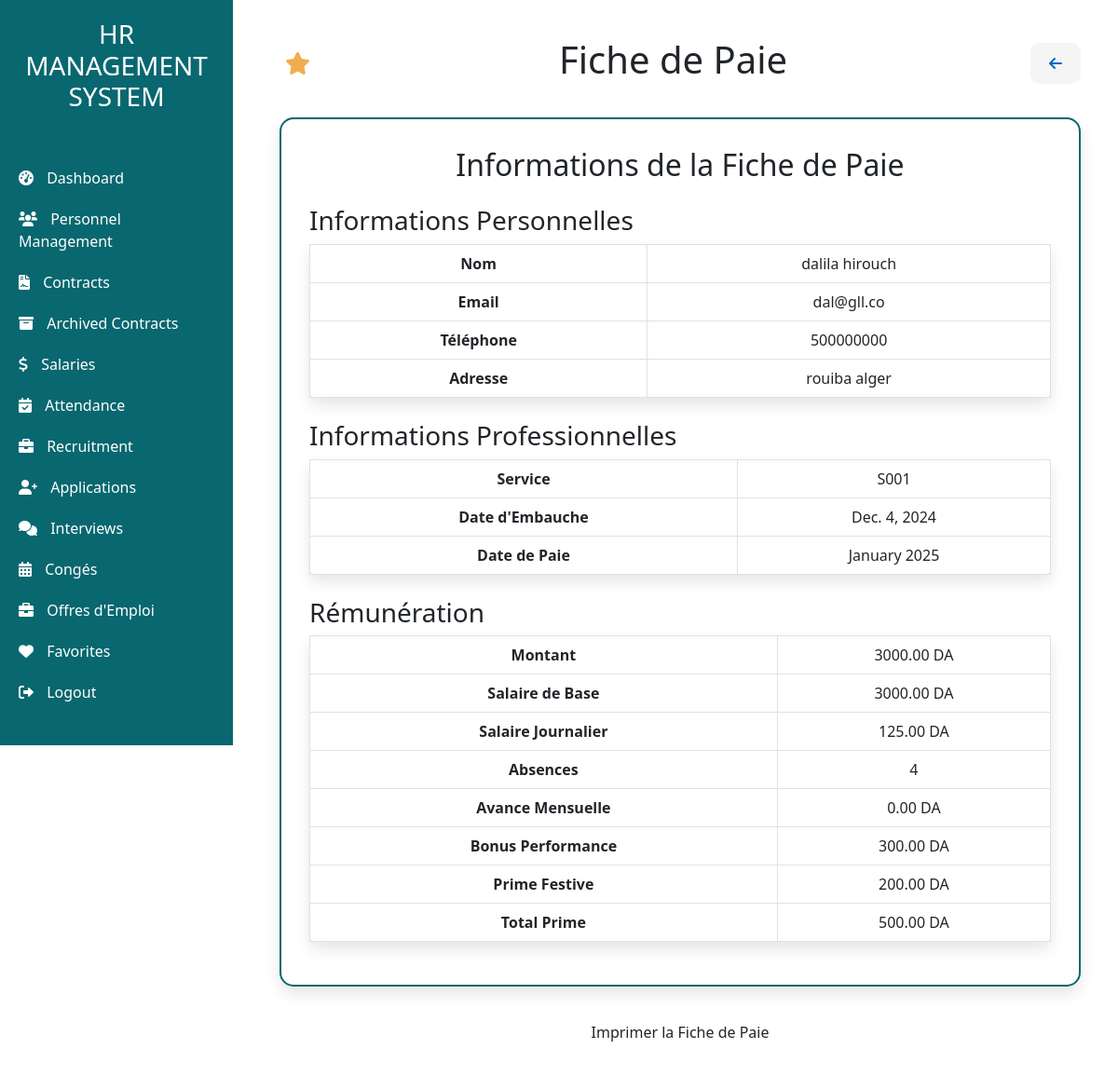
Page /Salaire/Fiche_de_paie/1/2025-01-01 (signed in) on the committed database.
### app/models.py (models this page shows, shortened)
class Personnel(models.Model):
    name = models.CharField(max_length=50)
    Email = models.EmailField(max_length=254)
    phone_validator = RegexValidator(
        regex=r'^(05|06|07)\d{8}$',
        message="Phone number must be 10 digits long and start with 05, 06, or 07."
    )
    Phone = models.CharField(max_length=10, validators=[phone_validator])  # Apply the validator to the Phone field
    date_naissance = models.DateField(null=False)
    GENDER_CHOICES = [
        ('M', 'Male'),
        ('F', 'Female'),
    ]
    gender = models.CharField(max_length=1, choices=GENDER_CHOICES, verbose_name="Gender", default='M')
    Position = models.CharField(max_length=40)
    skills = models.CharField(max_length=254)
    training = models.CharField(max_length=254)
    IdService = models.ForeignKey(Service, on_delete=models.CASCADE)
    hireDate = models.DateField()
    Adresse = models.CharField(max_length=254)
    jours_annuels = models.IntegerField(default=30, verbose_name="Jours de Congé Annuel")  # Default to 30 days

### salaire/models.py (models this page shows, shortened)
class Salaire(models.Model):
    id_salaire = models.AutoField(primary_key=True)
    id_employe = models.ForeignKey(Personnel, on_delete=models.CASCADE)  # Cascade delete when Personnel is deleted
    date_paie = models.DateField()  # The payment date
    montant = models.DecimalField(max_digits=10, decimal_places=2, default=0.00)  # Total salary amount
    salaire_base = models.DecimalField(max_digits=10, decimal_places=2, default=30000.00)  # Base salary
    salaire_jour = models.DecimalField(max_digits=10, decimal_places=2, default=2000.00)  # Daily salary
    absences = models.IntegerField(default=0)  # Number of absences
    massrouf_mensuel = models.DecimalField(max_digits=10, decimal_places=2, default=0.00)  # Monthly advance amount
    prime_performance = models.DecimalField(max_digits=10, decimal_places=2, default=0.00)  # Performance bonus
    prime_festive = models.DecimalField(max_digits=10, decimal_places=2, default=0.00)  # Festive bonus
    prime_total = models.DecimalField(max_digits=10, decimal_places=2, default=0.00)  # Total bonuses
    class Meta:
        constraints = [
            models.UniqueConstraint(
                fields=['id_employe', 'date_paie'],
                name='unique_salaire_per_employee_per_month'
            )
        ]
    def save(self, *args, **kwargs):
        self.date_paie = self.date_paie.replace(day=1)
        self.prime_total = self.prime_performance + self.prime_festive
        absence_penalty = self.absences * self.salaire_jour
        self.montant = (
            self.salaire_base - absence_penalty - self.massrouf_mensuel + self.prime_total
        )
        super().save(*args, **kwargs)

### salaire/views.py (the view)
# urls.py: path('Salaire/Fiche_de_paie/<int:employe>/<str:date>', salaire_views.ajouter_fiche_paie, name='ajouter_fiche_paie'),
@login_required
def ajouter_fiche_paie(request, employe, date):
    calculer_salaire(employe, date)
    salaire = get_object_or_404(Salaire, id_employe=employe, date_paie=date)
    personnel = get_object_or_404(Personnel, id=employe)
    fiche_paie = {**model_to_dict(salaire), **model_to_dict(personnel)}
    return render(request, 'salaire/fiche_paie.html', {'fiche_paie': fiche_paie, 'current_url': request.path.lstrip('/')})

### salaire/views.py (called while the page is built)
def calculer_salaire(personnel, salaire_date):
    salaire = get_object_or_404(Salaire, id_employe=personnel, date_paie=salaire_date)
    salaire.montant = (
        salaire.salaire_base -
        (salaire.absences * salaire.salaire_jour) -
        salaire.massrouf_mensuel +
        salaire.prime_total
    )
    salaire.massrouf_mensuel = 0
    salaire.save()
    return salaire.montant

### salaire/templates/salaire/fiche_paie.html (shortened to what this page needs)
<!DOCTYPE html>
<html lang="en">
<head>
    <link href="https://cdn.jsdelivr.net/npm/bootstrap@5.3.0/dist/css/bootstrap.min.css" rel="stylesheet">
</head>
<body>
    {% extends "base.html" %}
    {% block content %}
    <div class="main-content">
        <div class="d-flex justify-content-between align-items-center mb-4">
            <form method="post" action="{% url 'ajouter_favoris' current_url=current_url %}">
                <button type="submit" class="favorite-btn" title="Add to Favorites">
                    <i class="fas fa-star"></i>
                </button>
            </form>
            <h1>Fiche de Paie</h1>
            <a href="javascript:history.back()" class="go-back-btn" title="Go Back">
                <i class="fas fa-arrow-left"></i>
            </a>
        </div>
        {% if fiche_paie %}
        <div class="frame-container" id="printableArea">
            <h2 class="text-center">Informations de la Fiche de Paie</h2>
            <h3 class="text-start mt-4">Informations Personnelles</h3>
            <table class="table table-bordered">
                <tbody>
                    <tr>
                        <th>Nom</th>
                        <td>{{ fiche_paie.name }}</td>
                    </tr>
                    <tr>
                        <th>Email</th>
                        <td>{{ fiche_paie.Email }}</td>
                    </tr>
                    <tr>
                        <th>Téléphone</th>
                        <td>{{ fiche_paie.Phone }}</td>
                    </tr>
                    <tr>
                        <th>Adresse</th>
                        <td>{{ fiche_paie.Adresse }}</td>
                    </tr>
                </tbody>
            </table>
            <h3 class="text-start mt-4">Informations Professionnelles</h3>
            <table class="table table-bordered">
                <tbody>
                    <tr>
                        <th>Service</th>
                        <td>{{ fiche_paie.IdService }}</td>
                    </tr>
                    <tr>
                        <th>Date d'Embauche</th>
                        <td>{{ fiche_paie.hireDate }}</td>
                    </tr>
                    <tr>
                        <th>Date de Paie</th>
                        <td>{{ fiche_paie.date_paie|date:"F Y" }}</td>
                    </tr>
                </tbody>
            </table>
            <h3 class="text-start mt-4">Rémunération</h3>
            <table class="table table-bordered">
                <tbody>
                    <tr>
                        <th>Montant</th>
                        <td>{{ fiche_paie.montant }} DA</td>
                    </tr>
                    <tr>
                        <th>Salaire de Base</th>
                        <td>{{ fiche_paie.salaire_base }} DA</td>
                    </tr>
                    <tr>
                        <th>Salaire Journalier</th>
                        <td>{{ fiche_paie.salaire_jour }} DA</td>
                    </tr>
                    <tr>
                        <th>Absences</th>
                        <td>{{ fiche_paie.absences }}</td>
                    </tr>
                    <tr>
                        <th>Avance Mensuelle</th>
                        <td>{{ fiche_paie.massrouf_mensuel }} DA</td>
                    </tr>
                    <tr>
                        <th>Bonus Performance</th>
                        <td>{{ fiche_paie.prime_performance }} DA</td>
                    </tr>
                    <tr>
                        <th>Prime Festive</th>
                        <td>{{ fiche_paie.prime_festive }} DA</td>
                    </tr>
                    <tr>
                        <th>Total Prime</th>
                        <td>{{ fiche_paie.prime_total }} DA</td>
                    </tr>
                </tbody>
            </table>
        </div>
        {% else %}
        <p class="text-center">Aucune information trouvée pour cette fiche de paie.</p>
        {% endif %}
        <div class="text-center mt-4">
            <button onclick="printTable()" class="btn btn-custom">Imprimer la Fiche de Paie</button>
        </div>
    </div>
    {% endblock %}

### salaire/templates/salaire/fiche_paie.html (style rules this page uses)
body { font-family: 'Roboto', sans-serif; background-color: #f4f6f9; color: #333; }
.main-content { padding: 20px; }
.frame-container { background-color: #fff; padding: 30px; border-radius: 15px; box-shadow: 0 8px 16px rgba(0, 0, 0, 0.1); margin: 30px auto; max-width: 900px; border: 2px solid #08676F; }
.btn-custom { background-color: #08676F; color: #fff; text-decoration: none; padding: 10px 15px; border-radius: 5px; transition: background-color 0.3s; }
.go-back-btn { background-color: #f5f5f5; color: #0066cc; border: none; padding: 10px 20px; font-size: 1rem; font-weight: bold; border-radius: 10px; transition: background-color 0.3s ease; }
.favorite-btn { background-color: transparent; border: none; color: #f0ad4e; font-size: 1.5rem; cursor: pointer; transition: color 0.3s ease; }
.table th, .table td { text-align: center; vertical-align: middle; }
.table { background-color: #fff; border-radius: 8px; box-shadow: 0 8px 16px rgba(0, 0, 0, 0.1); }

### rows in the picture
Personnel: name "dalila hirouch", Email "dal@gll.co", Phone "500000000", Adresse "rouiba alger", IdService "S001", hireDate "Dec. 4, 2024"
Salaire: date_paie "January 2025", montant "3000.00", salaire_base "3000.00", salaire_jour "125.00", massrouf_mensuel "0.00", prime_performance "300.00", prime_festive "200.00", prime_total "500.00"

### other values in the picture
{{ fiche_paie.absences }} "4"
